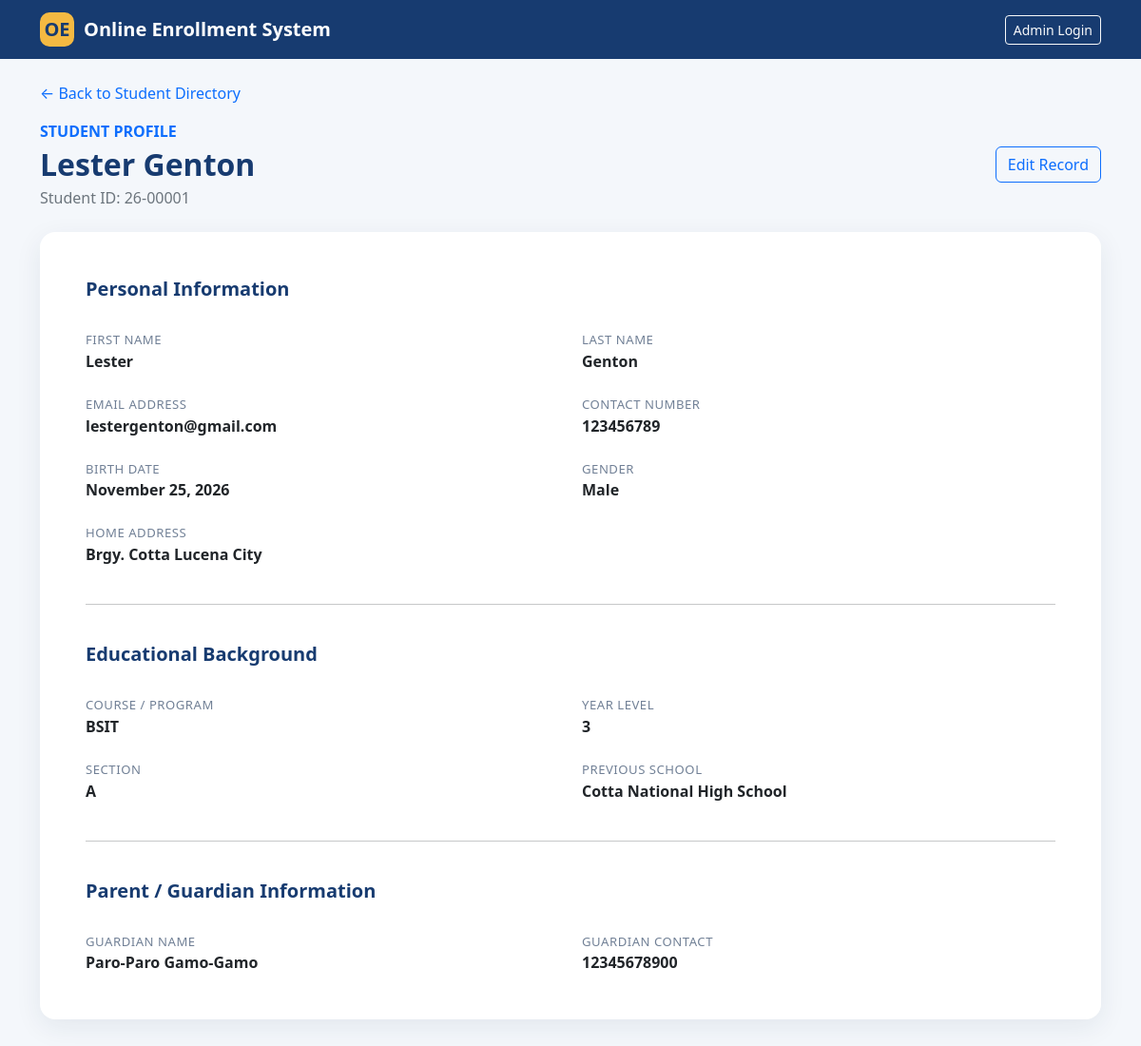
Screenshot of /student/1/ with the database file from the repository.
### students/models.py (models this page shows, shortened)
class Student(models.Model):
    GENDER_CHOICES = [
        ("Male", "Male"),
        ("Female", "Female"),
        ("Prefer not to say", "Prefer not to say"),
    ]
    student_id = models.CharField(max_length=30, unique=True)
    first_name = models.CharField(max_length=100)
    last_name = models.CharField(max_length=100)
    email = models.EmailField(blank=True)
    phone = models.CharField(max_length=30, blank=True)
    birth_date = models.DateField(null=True, blank=True)
    gender = models.CharField(max_length=30, choices=GENDER_CHOICES, blank=True)
    address = models.TextField(blank=True)
    guardian_name = models.CharField(max_length=200, blank=True)
    guardian_contact = models.CharField(max_length=30, blank=True)
    course = models.CharField(max_length=150, blank=True)
    year_level = models.CharField(max_length=50, blank=True)
    section = models.CharField(max_length=50, blank=True)
    previous_school = models.CharField(max_length=200, blank=True)
    created_at = models.DateTimeField(auto_now_add=True)
    class Meta:
        ordering = ["last_name", "first_name"]
    @property
    def full_name(self):
        return f"{self.first_name} {self.last_name}"

### students/views.py (the view)
# urls.py: path("student/<int:pk>/", views.student_detail, name="student_detail"),
def student_detail(request, pk):
    student = get_object_or_404(Student, pk=pk)
    return render(request, "students/student_detail.html", {"student": student})

### students/templates/students/student_detail.html (shortened to what this page needs)
{% extends "students/base.html" %}
{% block content %}
<a href="{% url 'students:student_list' %}" class="text-decoration-none">&larr; Back to Student Directory</a>
<div class="d-flex flex-wrap justify-content-between align-items-center mt-3 mb-4">
    <div>
        <p class="text-primary fw-semibold mb-1">STUDENT PROFILE</p>
        <h1 class="h2 section-title mb-1">{{ student.full_name }}</h1>
        <span class="text-secondary">Student ID: {{ student.student_id }}</span>
    </div>
    <a class="btn btn-outline-primary mt-2 mt-md-0" href="/admin/students/student/{{ student.pk }}/change/">Edit Record</a>
</div>
<div class="card page-card p-4 p-md-5">
    <div class="row g-4">
        <div class="col-12"><h2 class="h5 section-title">Personal Information</h2></div>
        <div class="col-md-6"><div class="info-label">First Name</div><div class="info-value">{{ student.first_name }}</div></div>
        <div class="col-md-6"><div class="info-label">Last Name</div><div class="info-value">{{ student.last_name }}</div></div>
        <div class="col-md-6"><div class="info-label">Email Address</div><div class="info-value">{{ student.email|default:"Not provided" }}</div></div>
        <div class="col-md-6"><div class="info-label">Contact Number</div><div class="info-value">{{ student.phone|default:"Not provided" }}</div></div>
        <div class="col-md-6"><div class="info-label">Birth Date</div><div class="info-value">{{ student.birth_date|date:"F d, Y"|default:"Not provided" }}</div></div>
        <div class="col-md-6"><div class="info-label">Gender</div><div class="info-value">{{ student.gender|default:"Not provided" }}</div></div>
        <div class="col-12"><div class="info-label">Home Address</div><div class="info-value">{{ student.address|default:"Not provided" }}</div></div>
        <div class="col-12"><hr></div>
        <div class="col-12"><h2 class="h5 section-title">Educational Background</h2></div>
        <div class="col-md-6"><div class="info-label">Course / Program</div><div class="info-value">{{ student.course|default:"Not provided" }}</div></div>
        <div class="col-md-6"><div class="info-label">Year Level</div><div class="info-value">{{ student.year_level|default:"Not provided" }}</div></div>
        <div class="col-md-6"><div class="info-label">Section</div><div class="info-value">{{ student.section|default:"Not provided" }}</div></div>
        <div class="col-md-6"><div class="info-label">Previous School</div><div class="info-value">{{ student.previous_school|default:"Not provided" }}</div></div>
        <div class="col-12"><hr></div>
        <div class="col-12"><h2 class="h5 section-title">Parent / Guardian Information</h2></div>
        <div class="col-md-6"><div class="info-label">Guardian Name</div><div class="info-value">{{ student.guardian_name|default:"Not provided" }}</div></div>
        <div class="col-md-6"><div class="info-label">Guardian Contact</div><div class="info-value">{{ student.guardian_contact|default:"Not provided" }}</div></div>
    </div>
</div>
{% endblock %}

### students/templates/students/base.html (shortened to what this page needs)
<!DOCTYPE html>
<html lang="en">
<head>
    <link href="https://cdn.jsdelivr.net/npm/bootstrap@5.3.3/dist/css/bootstrap.min.css" rel="stylesheet">
</head>
<body>
<nav class="navbar navbar-dark mb-4">
    <div class="container">
        <a class="navbar-brand fw-semibold" href="{% url 'students:student_list' %}">
            <span class="brand-mark">OE</span>Online Enrollment System
        </a>
        <a class="btn btn-outline-light btn-sm" href="/admin/">Admin Login</a>
    </div>
</nav>
<main class="container pb-5">
    {% block content %}{% endblock %}
</main>
</body>
</html>

### students/templates/students/base.html (style rules this page uses)
body { background: #f4f7fb; color: #243247; }
.navbar { background: #173b70; }
.brand-mark { width: 36px; height: 36px; border-radius: 10px; background: #f4b942; display:inline-flex; align-items:center; justify-content:center; color:#173b70; font-weight:800; margin-right:10px; }
.page-card { border: 0; border-radius: 16px; box-shadow: 0 8px 28px rgba(22,48,82,.08); }
.section-title { color:#173b70; font-weight:700; }
.info-label { color:#718096; font-size:.82rem; text-transform:uppercase; letter-spacing:.04em; }
.info-value { font-weight:600; overflow-wrap:anywhere; }

### rows the page displays
Student: full_name "Lester Genton", student_id "26-00001", first_name "Lester", last_name "Genton", email "lestergenton@gmail.com", phone "123456789", birth_date "November 25, 2026", gender "Male", address "Brgy. Cotta Lucena City", course "BSIT", year_level "3", section "A", previous_school "Cotta National High School", guardian_name "Paro-Paro Gamo-Gamo", guardian_contact "12345678900"
